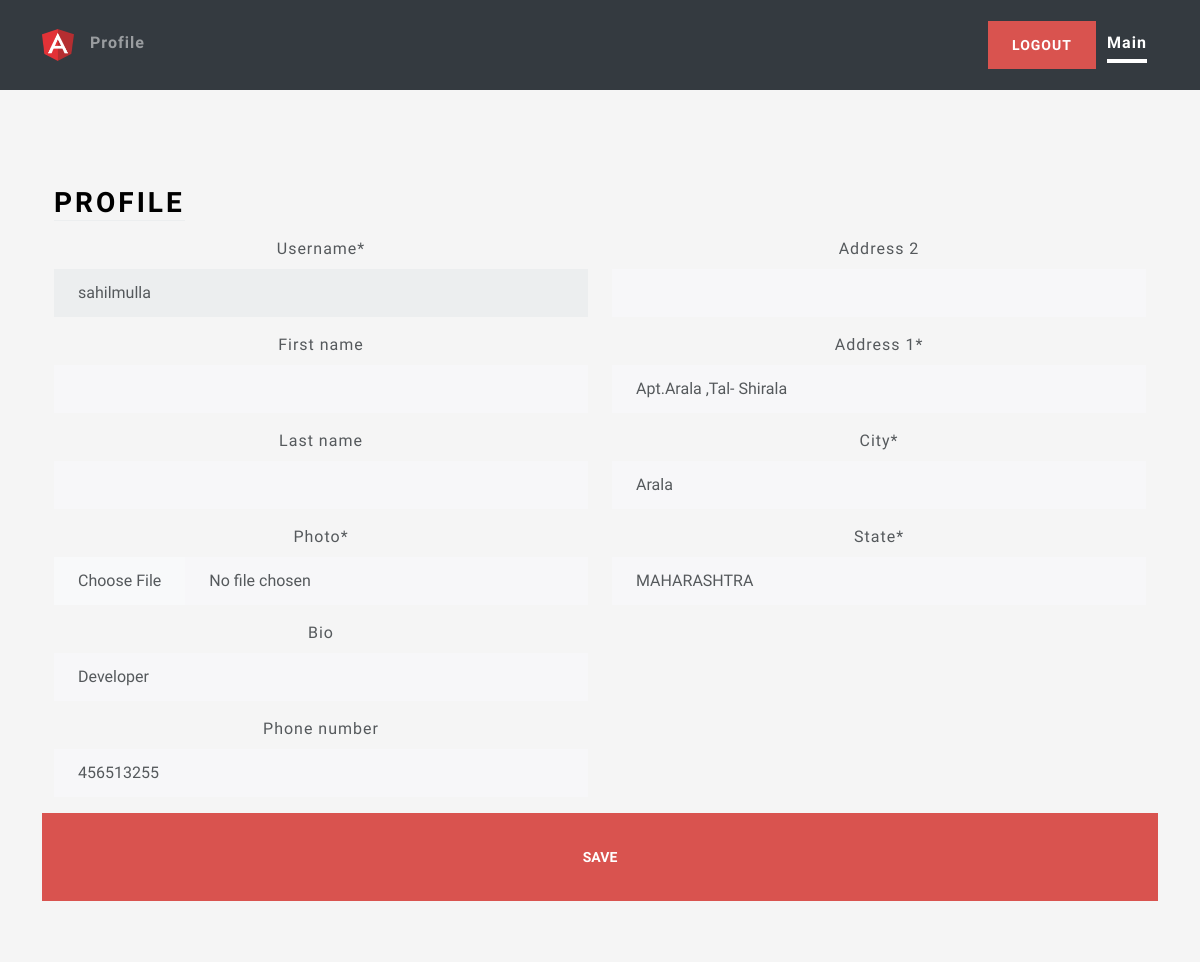
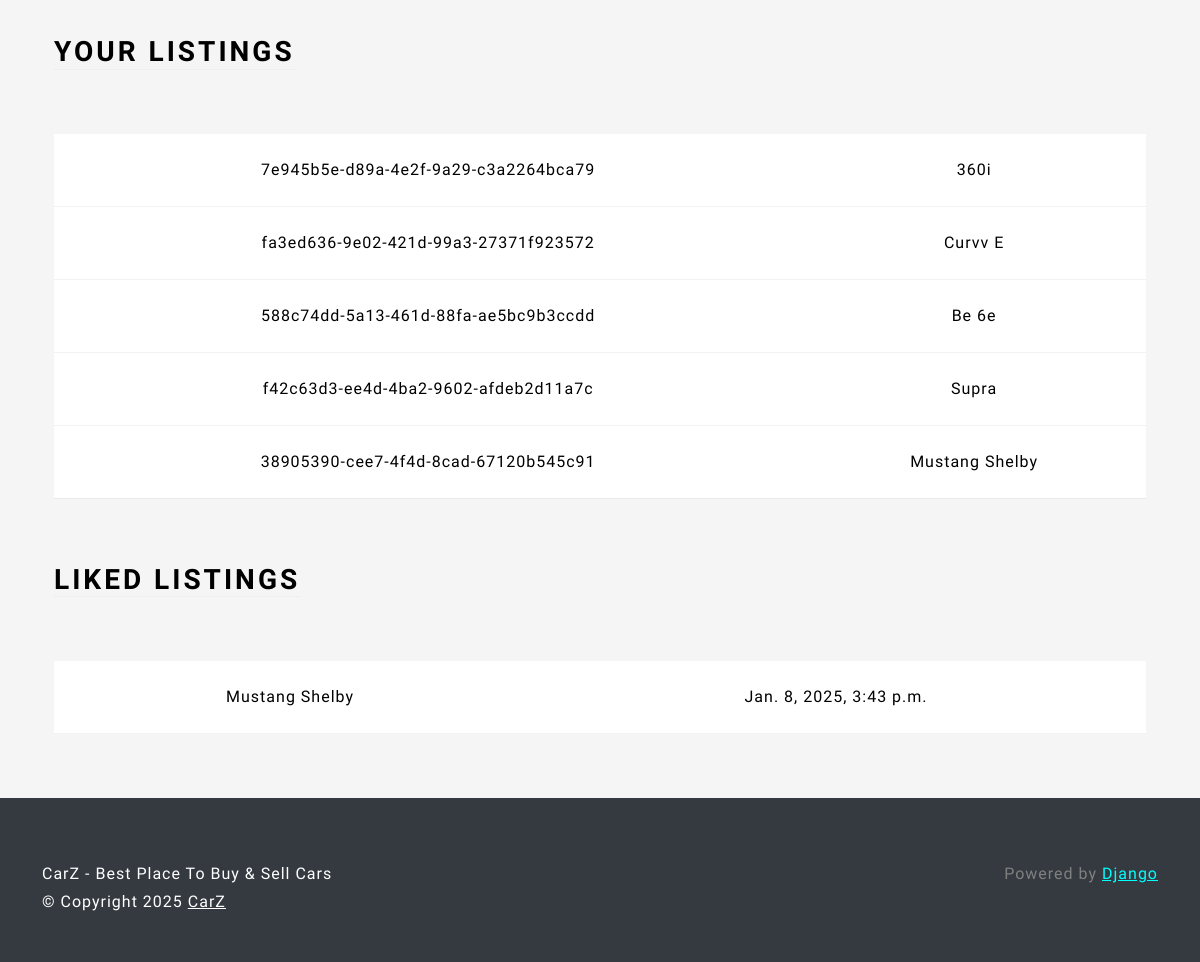
Screenshot of /profile/ (signed in) with the database file from the repository (2 pictures, top to bottom).
### users/models.py (models this page shows, shortened)
class Profile(models.Model):
    user = models.OneToOneField(User, on_delete=models.CASCADE)
    photo = models.ImageField(upload_to=user_directory_path, null=True)
    bio = models.CharField(max_length=140, blank=True)
    phone_number = models.CharField(max_length=12, blank=True)
    location = models.OneToOneField(
        Location, on_delete=models.SET_NULL, null=True)

class Location(models.Model):
    address_1 = models.CharField(max_length=128, blank=True)
    address_2 = models.CharField(max_length=128, blank=True)
    city = models.CharField(max_length=64)
    state = models.CharField(max_length=64)

### main/models.py (models this page shows, shortened)
class Listing(models.Model):
    id = models.UUIDField(
        primary_key=True, default=uuid.uuid4, unique=True, editable=False)
    created_at = models.DateTimeField(auto_now_add=True)
    updated_at = models.DateTimeField(auto_now=True)
    seller = models.ForeignKey(Profile, on_delete=models.CASCADE)
    brand = models.CharField(max_length=24, choices=CARS_BRANDS, default=None)
    model = models.CharField(max_length=64,)
    vin = models.CharField(max_length=17,)
    mileage = models.IntegerField(default=0)
    color = models.CharField(max_length=24,)
    description = models.TextField()
    engine = models.CharField(max_length=24,)
    transmisson = models.CharField(
        max_length=24, choices=TRANSMISSION_OPTIONS, default=None)
    location = models.OneToOneField(
        Location, on_delete=models.SET_NULL, null=True)
    image = models.ImageField(upload_to=user_listing_path)

class LikedListing(models.Model):
    profile = models.ForeignKey(Profile, on_delete=models.CASCADE)
    listing = models.ForeignKey(Listing, on_delete=models.CASCADE)
    like_date = models.DateTimeField(auto_now_add=True)

### users/views.py (the view, shortened to what this page needs)
# urls.py: path('profile/', ProfileView.as_view(), name='profile'),
@method_decorator(login_required, name='dispatch')
class ProfileView(View):
    def get(self, request):
        user_listings = Listing.objects.filter(seller=request.user.profile)
        user_liked_listings = LikedListing.objects.filter(
            profile=request.user.profile).all()
        user_form = UserForm(instance=request.user)
        profile_form = ProfileForm(instance=request.user.profile)
        location_form = LocationForm(instance=request.user.profile.location)
        return render(request, 'views/profile.html', {'user_form': user_form,
                                                      'profile_form': profile_form,
                                                      'location_form': location_form,
                                                      'user_listings': user_listings,
                                                      'user_liked_listings': user_liked_listings, })

### users/forms.py
class UserForm(forms.ModelForm):
    username = forms.CharField(disabled=True)
    class Meta:
        model = User
        fields = ('username', 'first_name', 'last_name')

class ProfileForm(forms.ModelForm):
    photo = forms.ImageField(widget=CustomPictureImageFieldWidget)
    bio = forms.TextInput()
    class Meta:
        model = Profile
        fields = ('photo', 'bio', 'phone_number')

### users/templates/views/profile.html (shortened to what this page needs)
{% extends 'base/base.html' %}
{% load static %}
{% load crispy_forms_tags %}
{% block 'body' %}
<div class="container-fluid text-center py-5">
    <div class="container px-4 py-5" id="hanging-icons">
        <div class="row g-4">
            <div class="col d-flex align-items-start">
                <div>
                    <h2 class="mb-3 border-bottom" style="color: black">Profile</h2>
                </div>
            </div>
        </div>
        <form action="" method="post" enctype="multipart/form-data">
            <div class="row">
                <div class="col-6">
                    {{ user_form|crispy }}
                    {{ profile_form|crispy }}
                </div>
                <div class="col-6">
                    {{ location_form|crispy }}
                </div>
                <br>
                <button class="btn btn-lg btn-danger" type="submit" value="Submit">Save</button>
            </div>
        </form>
    </div>
    <div class="container px-4">
        <div class="row g-4 py-5">
            <div class="col d-flex align-items-start">
                <div>
                    <h2 class="mb-3 border-bottom" style="color: black">Your Listings</h2>
                </div>
            </div>
        </div>
        <table class="table table-hover">
            <tbody>
                {% for listing in user_listings %}
                <tr>
                    <td>{{ listing.id }}</td>
                    <td>{{listing.model }}</td>
                </tr>
                {% endfor %}
            </tbody>
        </table>
    </div>
    <div class="container px-4">
        <div class="row g-4 py-5">
            <div class="col d-flex align-items-start">
                <div>
                    <h2 class="mb-3 border-bottom" style="color: black">Liked Listings</h2>
                </div>
            </div>
        </div>
        <table class="table table-hover">
            <tbody>
                {% for liked_listing in user_liked_listings %}
                <tr>
                    <td>{{ liked_listing.listing.model }}</td>
                    <td>{{ liked_listing.like_date }}</td>
                </tr>
                {% endfor %}
            </tbody>
        </table>
    </div>
</div>
{% endblock %}

### main/static/css/style.css (style rules this page uses)
html, body { height: 100%; }
body { align-items: center; padding-bottom: 40px; background-color: #f5f5f5; }
.h2, h2 { color: white; }

### rows the page displays
Profile: bio "Developer", phone_number "456513255"
Location: address_1 "Apt.Arala ,Tal- Shirala", city "Arala", state "MAHARASHTRA"
Listing: id "7e945b5e-d89a-4e2f-9a29-c3a2264bca79", model "360i"
Listing: id "fa3ed636-9e02-421d-99a3-27371f923572", model "Curvv E"
Listing: id "588c74dd-5a13-461d-88fa-ae5bc9b3ccdd", model "Be 6e"
Listing: id "f42c63d3-ee4d-4ba2-9602-afdeb2d11a7c", model "Supra"
Listing: id "38905390-cee7-4f4d-8cad-67120b545c91", model "Mustang Shelby"
LikedListing: listing.model "Mustang Shelby", like_date "Jan. 8, 2025, 3:43 p.m."
